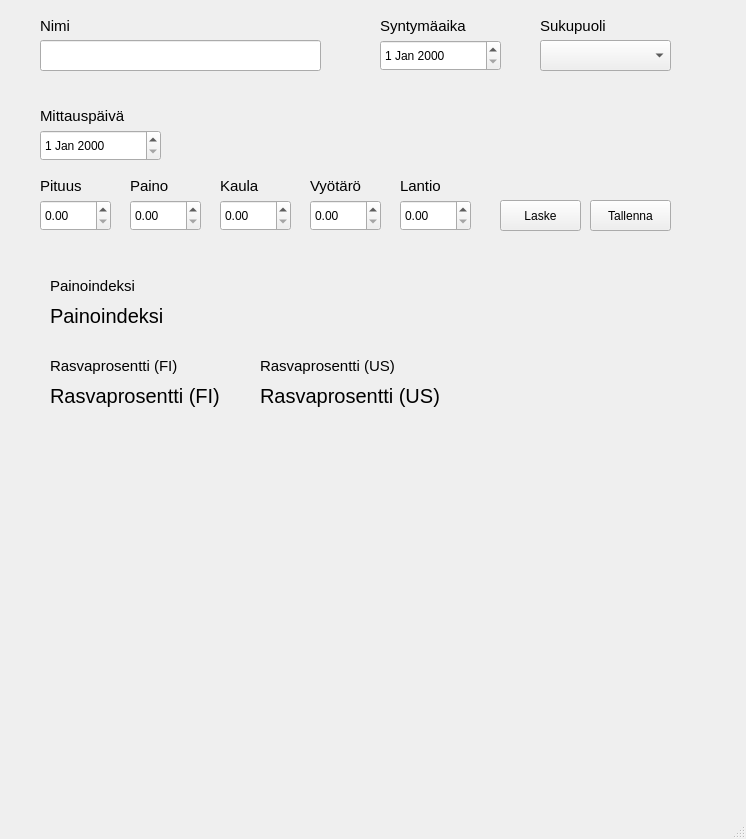
<?xml version="1.0" encoding="UTF-8"?>
<ui version="4.0">
 <class>MainWindow</class>
 <widget class="QMainWindow" name="MainWindow">
  <property name="geometry">
   <rect>
    <x>0</x>
    <y>0</y>
    <width>746</width>
    <height>839</height>
   </rect>
  </property>
  <property name="windowTitle">
   <string>MainWindow</string>
  </property>
  <widget class="QWidget" name="centralwidget">
   <widget class="QLineEdit" name="nameLineEdit">
    <property name="geometry">
     <rect>
      <x>40</x>
      <y>40</y>
      <width>281</width>
      <height>31</height>
     </rect>
    </property>
    <property name="font">
     <font>
      <pointsize>10</pointsize>
     </font>
    </property>
    <property name="toolTip">
     <string>&lt;html&gt;&lt;head/&gt;&lt;body&gt;&lt;p&gt;Syötä tähän oma nimesi&lt;/p&gt;&lt;/body&gt;&lt;/html&gt;</string>
    </property>
   </widget>
   <widget class="QLabel" name="nameLabel">
    <property name="geometry">
     <rect>
      <x>40</x>
      <y>10</y>
      <width>101</width>
      <height>31</height>
     </rect>
    </property>
    <property name="font">
     <font>
      <pointsize>11</pointsize>
     </font>
    </property>
    <property name="text">
     <string>Nimi</string>
    </property>
   </widget>
   <widget class="QDateEdit" name="birthDateEdit">
    <property name="geometry">
     <rect>
      <x>380</x>
      <y>40</y>
      <width>121</width>
      <height>31</height>
     </rect>
    </property>
   </widget>
   <widget class="QLabel" name="birthLabel">
    <property name="geometry">
     <rect>
      <x>380</x>
      <y>10</y>
      <width>131</width>
      <height>31</height>
     </rect>
    </property>
    <property name="font">
     <font>
      <pointsize>11</pointsize>
     </font>
    </property>
    <property name="text">
     <string>Syntymäaika</string>
    </property>
   </widget>
   <widget class="QDoubleSpinBox" name="heihgtSpinBox">
    <property name="geometry">
     <rect>
      <x>40</x>
      <y>200</y>
      <width>71</width>
      <height>31</height>
     </rect>
    </property>
   </widget>
   <widget class="QLabel" name="label_2">
    <property name="geometry">
     <rect>
      <x>40</x>
      <y>170</y>
      <width>61</width>
      <height>31</height>
     </rect>
    </property>
    <property name="font">
     <font>
      <pointsize>11</pointsize>
     </font>
    </property>
    <property name="text">
     <string>Pituus</string>
    </property>
   </widget>
   <widget class="QDoubleSpinBox" name="weightSpinBox_2">
    <property name="geometry">
     <rect>
      <x>130</x>
      <y>200</y>
      <width>71</width>
      <height>31</height>
     </rect>
    </property>
   </widget>
   <widget class="QLabel" name="label_4">
    <property name="geometry">
     <rect>
      <x>130</x>
      <y>170</y>
      <width>61</width>
      <height>31</height>
     </rect>
    </property>
    <property name="font">
     <font>
      <pointsize>11</pointsize>
     </font>
    </property>
    <property name="text">
     <string>Paino</string>
    </property>
   </widget>
   <widget class="QDoubleSpinBox" name="neckSpinBox_3">
    <property name="geometry">
     <rect>
      <x>220</x>
      <y>200</y>
      <width>71</width>
      <height>31</height>
     </rect>
    </property>
   </widget>
   <widget class="QDoubleSpinBox" name="waistSpinBox_4">
    <property name="geometry">
     <rect>
      <x>310</x>
      <y>200</y>
      <width>71</width>
      <height>31</height>
     </rect>
    </property>
   </widget>
   <widget class="QLabel" name="label_5">
    <property name="geometry">
     <rect>
      <x>220</x>
      <y>170</y>
      <width>61</width>
      <height>31</height>
     </rect>
    </property>
    <property name="font">
     <font>
      <pointsize>11</pointsize>
     </font>
    </property>
    <property name="text">
     <string>Kaula</string>
    </property>
   </widget>
   <widget class="QLabel" name="label_6">
    <property name="geometry">
     <rect>
      <x>310</x>
      <y>170</y>
      <width>61</width>
      <height>31</height>
     </rect>
    </property>
    <property name="font">
     <font>
      <pointsize>11</pointsize>
     </font>
    </property>
    <property name="text">
     <string>Vyötärö</string>
    </property>
   </widget>
   <widget class="QDoubleSpinBox" name="hipsSpinBox_5">
    <property name="geometry">
     <rect>
      <x>400</x>
      <y>200</y>
      <width>71</width>
      <height>31</height>
     </rect>
    </property>
   </widget>
   <widget class="QLabel" name="label_7">
    <property name="geometry">
     <rect>
      <x>400</x>
      <y>170</y>
      <width>61</width>
      <height>31</height>
     </rect>
    </property>
    <property name="font">
     <font>
      <pointsize>11</pointsize>
     </font>
    </property>
    <property name="text">
     <string>Lantio</string>
    </property>
   </widget>
   <widget class="QPushButton" name="calculatePushButton">
    <property name="geometry">
     <rect>
      <x>500</x>
      <y>200</y>
      <width>81</width>
      <height>31</height>
     </rect>
    </property>
    <property name="text">
     <string>Laske</string>
    </property>
   </widget>
   <widget class="QPushButton" name="savePushButton">
    <property name="geometry">
     <rect>
      <x>590</x>
      <y>200</y>
      <width>81</width>
      <height>31</height>
     </rect>
    </property>
    <property name="text">
     <string>Tallenna</string>
    </property>
   </widget>
   <widget class="QDateEdit" name="weighingDateEdit_2">
    <property name="geometry">
     <rect>
      <x>40</x>
      <y>130</y>
      <width>121</width>
      <height>31</height>
     </rect>
    </property>
   </widget>
   <widget class="QLabel" name="label_3">
    <property name="geometry">
     <rect>
      <x>40</x>
      <y>100</y>
      <width>131</width>
      <height>31</height>
     </rect>
    </property>
    <property name="font">
     <font>
      <pointsize>11</pointsize>
     </font>
    </property>
    <property name="text">
     <string>Mittauspäivä</string>
    </property>
   </widget>
   <widget class="QLabel" name="label_9">
    <property name="geometry">
     <rect>
      <x>50</x>
      <y>340</y>
      <width>191</width>
      <height>51</height>
     </rect>
    </property>
    <property name="font">
     <font>
      <pointsize>11</pointsize>
     </font>
    </property>
    <property name="text">
     <string>Rasvaprosentti (FI)</string>
    </property>
   </widget>
   <widget class="QLabel" name="label_10">
    <property name="geometry">
     <rect>
      <x>260</x>
      <y>340</y>
      <width>201</width>
      <height>51</height>
     </rect>
    </property>
    <property name="font">
     <font>
      <pointsize>11</pointsize>
     </font>
    </property>
    <property name="text">
     <string>Rasvaprosentti (US)</string>
    </property>
   </widget>
   <widget class="QComboBox" name="genderComboBox">
    <property name="geometry">
     <rect>
      <x>540</x>
      <y>40</y>
      <width>131</width>
      <height>31</height>
     </rect>
    </property>
    <property name="placeholderText">
     <string>Valitse sukupuoli</string>
    </property>
   </widget>
   <widget class="QLabel" name="bmiLabel">
    <property name="geometry">
     <rect>
      <x>50</x>
      <y>300</y>
      <width>141</width>
      <height>31</height>
     </rect>
    </property>
    <property name="font">
     <font>
      <pointsize>15</pointsize>
     </font>
    </property>
    <property name="text">
     <string>Painoindeksi</string>
    </property>
   </widget>
   <widget class="QLabel" name="fatFiLabel">
    <property name="geometry">
     <rect>
      <x>50</x>
      <y>370</y>
      <width>191</width>
      <height>51</height>
     </rect>
    </property>
    <property name="font">
     <font>
      <pointsize>15</pointsize>
     </font>
    </property>
    <property name="text">
     <string>Rasvaprosentti (FI)</string>
    </property>
   </widget>
   <widget class="QLabel" name="fatUsLabel">
    <property name="geometry">
     <rect>
      <x>260</x>
      <y>370</y>
      <width>201</width>
      <height>51</height>
     </rect>
    </property>
    <property name="font">
     <font>
      <pointsize>15</pointsize>
     </font>
    </property>
    <property name="text">
     <string>Rasvaprosentti (US)</string>
    </property>
   </widget>
   <widget class="QLabel" name="label_14">
    <property name="geometry">
     <rect>
      <x>50</x>
      <y>270</y>
      <width>141</width>
      <height>31</height>
     </rect>
    </property>
    <property name="font">
     <font>
      <pointsize>11</pointsize>
     </font>
    </property>
    <property name="text">
     <string>Painoindeksi</string>
    </property>
   </widget>
   <widget class="QLabel" name="genderLabel">
    <property name="geometry">
     <rect>
      <x>540</x>
      <y>10</y>
      <width>81</width>
      <height>31</height>
     </rect>
    </property>
    <property name="font">
     <font>
      <pointsize>11</pointsize>
     </font>
    </property>
    <property name="text">
     <string>Sukupuoli</string>
    </property>
   </widget>
  </widget>
  <widget class="QMenuBar" name="menubar">
   <property name="geometry">
    <rect>
     <x>0</x>
     <y>0</y>
     <width>746</width>
     <height>22</height>
    </rect>
   </property>
  </widget>
  <widget class="QStatusBar" name="statusbar"/>
 </widget>
 <resources/>
 <connections/>
</ui>
